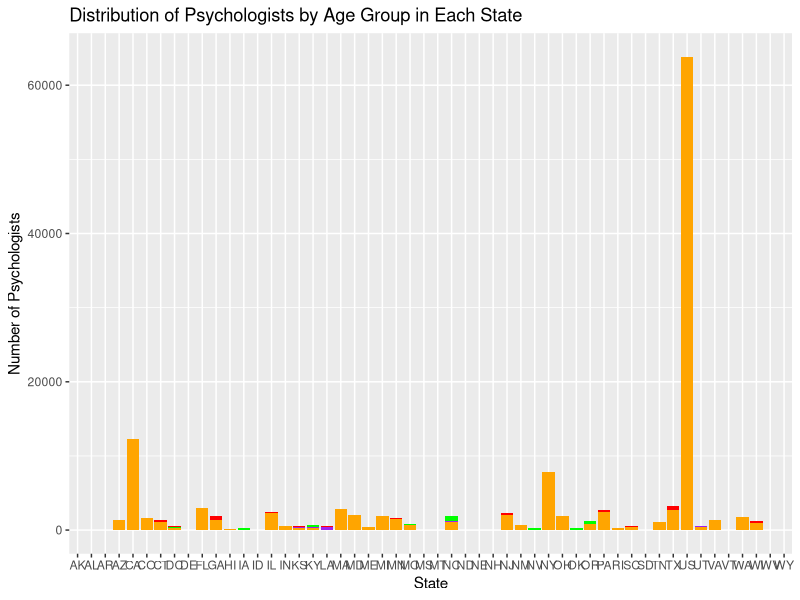
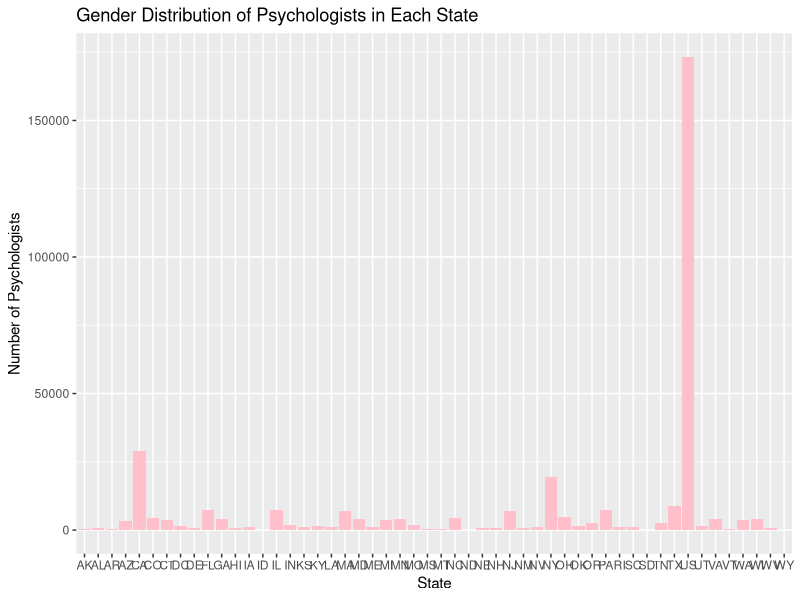

These charts were generated, in order, by the following R code:
## ---- chunk 1
# Load necessary libraries
library(dplyr)
library(ggplot2)
library(tidyr)
library(readr)
## ---- chunk 2
# Load the raw dataset
raw_data <- read_csv("data/ahrfsn2023.csv")

# Select relevant columns for analysis
data <- raw_data %>%
  select(st_abbrev,
         psychol_21,
         psychol_mal_21,
         psychol_fem_21,
         psychol_lt30_21,
         psychol_30_39_21,
         psychol_40_49_21,
         psychol_50_59_21,
         psychol_ge60_21,
         psychol_resrch_dev_svc_21,
         psychol_sch_21,
         psychol_ofcs_oth_hlth_practnr_21,
         psychol_outpt_care_ctr_21,
         psychol_hosp_21,
         psychol_indv_famly_svc_21,
         clinpsych_emplymt_22,
         clinpsych_medn_wage_22,
         sch_psychol_emplymt_22,
         sch_psychol_medn_wage_22,
         mentl_hlth_socwk_emplymt_22,
         mentl_hlth_socwk_medn_wage_22,
         popn_pums_21,
         popn_mal_21,
         popn_fem_21,
         popn_lt30_21,
         popn_30_39_21,
         popn_40_49_21,
         popn_50_59_21,
         popn_ge60_21)
# Export the selected columns to a new CSV file
write_csv(data, "data/data.csv")

# Print a message to indicate successful export
print("The new CSV file with selected columns has been exported successfully.")
## ---- chunk 3
# Subsetting relevant columns and renaming for clarity
data <- data %>%
  select(st_abbrev,
         psychol_21,
         psychol_mal_21,
         psychol_fem_21,
         psychol_lt30_21,
         psychol_30_39_21,
         psychol_40_49_21,
         psychol_50_59_21,
         psychol_ge60_21,
         psychol_resrch_dev_svc_21,
         psychol_sch_21,
         psychol_ofcs_oth_hlth_practnr_21,
         psychol_outpt_care_ctr_21,
         psychol_hosp_21,
         psychol_indv_famly_svc_21,
         clinpsych_emplymt_22,
         clinpsych_medn_wage_22,
         sch_psychol_emplymt_22,
         sch_psychol_medn_wage_22,
         mentl_hlth_socwk_emplymt_22,
         mentl_hlth_socwk_medn_wage_22,
         popn_pums_21,
         popn_mal_21,
         popn_fem_21,
         popn_lt30_21,
         popn_30_39_21,
         popn_40_49_21,
         popn_50_59_21,
         popn_ge60_21) %>%
  rename(
    state = st_abbrev,
    total_psychologists = psychol_21,
    male_psychologists = psychol_mal_21,
    female_psychologists = psychol_fem_21,
    psychologists_under_30 = psychol_lt30_21,
    psychologists_30_39 = psychol_30_39_21,
    psychologists_40_49 = psychol_40_49_21,
    psychologists_50_59 = psychol_50_59_21,
    psychologists_over_60 = psychol_ge60_21,
    psychologists_research = psychol_resrch_dev_svc_21,
    school_psychologists = psychol_sch_21,
    psychologists_other_offices = psychol_ofcs_oth_hlth_practnr_21,
    psychologists_outpatient = psychol_outpt_care_ctr_21,
    psychologists_hospitals = psychol_hosp_21,
    psychologists_family_services = psychol_indv_famly_svc_21,
    clinical_psychologists_employment = clinpsych_emplymt_22,
    clinical_psychologists_median_wage = clinpsych_medn_wage_22,
    school_psychologists_employment = sch_psychol_emplymt_22,
    school_psychologists_median_wage = sch_psychol_medn_wage_22,
    mental_health_social_workers_employment = mentl_hlth_socwk_emplymt_22,
    mental_health_social_workers_median_wage = mentl_hlth_socwk_medn_wage_22,
    total_population = popn_pums_21,
    male_population = popn_mal_21,
    female_population = popn_fem_21,
    population_under_30 = popn_lt30_21,
    population_30_39 = popn_30_39_21,
    population_40_49 = popn_40_49_21,
    population_50_59 = popn_50_59_21,
    population_over_60 = popn_ge60_21
  )

## ---- chunk 4
# View the structure of the dataset
str(data)

# Check for missing values
summary(data)



# View cleaned data
head(data)
## ---- chunk 5
# Plotting the distribution of psychologists by age group
ggplot(data, aes(x = state)) +
  geom_bar(aes(y = psychologists_under_30), stat = "identity", fill = "blue") +
  geom_bar(aes(y = psychologists_30_39), stat = "identity", fill = "red") +
  geom_bar(aes(y = psychologists_40_49), stat = "identity", fill = "green") +
  geom_bar(aes(y = psychologists_50_59), stat = "identity", fill = "purple") +
  geom_bar(aes(y = psychologists_over_60), stat = "identity", fill = "orange") +
  labs(title = "Distribution of Psychologists by Age Group in Each State",
       x = "State",
       y = "Number of Psychologists")

# Plotting gender distribution
ggplot(data, aes(x = state)) +
  geom_bar(aes(y = male_psychologists), stat = "identity", fill = "blue") +
  geom_bar(aes(y = female_psychologists), stat = "identity", fill = "pink") +
  labs(title = "Gender Distribution of Psychologists in Each State",
       x = "State",
       y = "Number of Psychologists")
## ---- chunk 6
# Central tendency measures


## ---- chunk 7
# Correlation matrix


